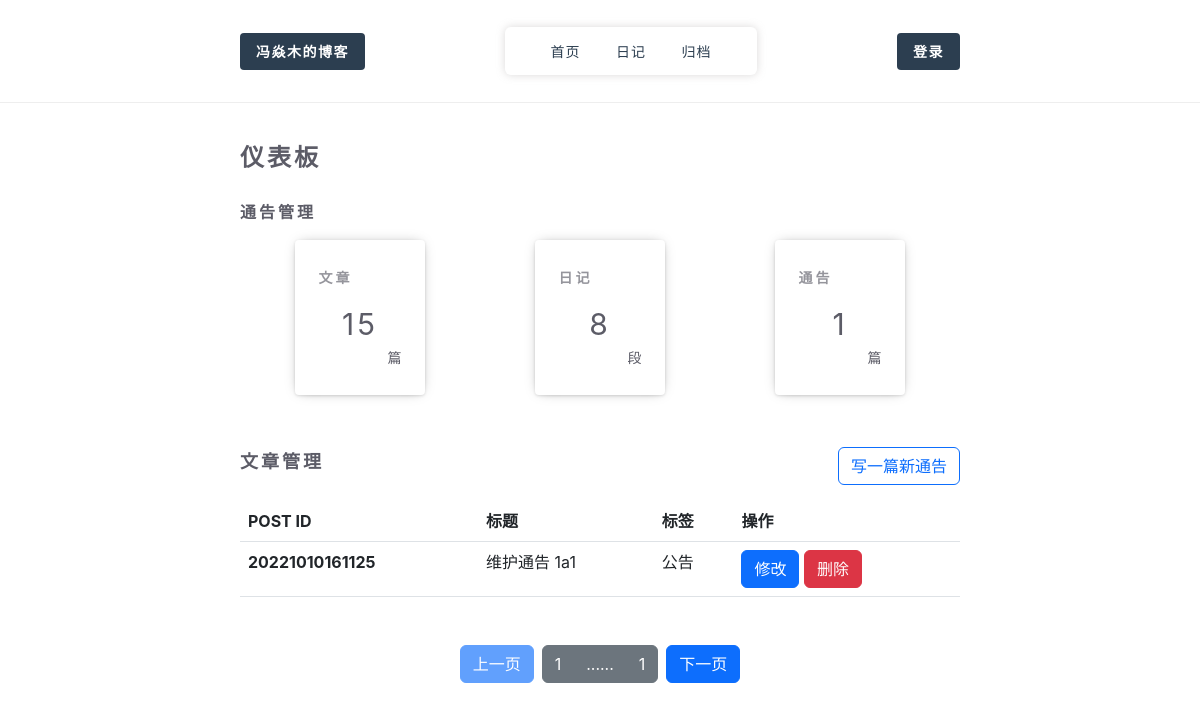
Screenshot of /admin/notice/page/1 with the database file from the repository.
### tables this page shows
CREATE TABLE POST(pid         CHAR(50)  PRIMARY KEY       NOT NULL,title       CHAR(100)                   NOT NULL,content     TEXT                        NOT NULL,tags        TEXT                        NOT NULL,author      CHAR(100)                   NOT NULL,create_date CHAR(50)                    NOT NULL,views       INT                         NOT NULL,visible     INT                         NOT NULL,is_top      INT                         NOT NULL);

### core/views/admin.py (the view)
@bp.route("/")
@bp.route("/<string:view>/page/<int:page>", methods=['POST','GET'])
def article(view="aritcle",page=1):
    page -= 1
    if view == "daily":
        condition = "tags == '日记'"
    elif view == "notice":
        condition = "tags == '公告'"
    else:
        condition = "tags != '日记' and tags != '公告'"
    post = select_table(
        modle=PostModle(),
        condition=condition,
        order_by='pid desc,create_date desc',
        limit=10,
        offset=page*10
    )
    post_count = select_table(
        col=['count(*)'],
        modle=PostModle(),
        condition="tags != '日记' and tags != '公告'",
        limit=1
    )['count(*)']
    print(post_count)
    daily_count = select_table(
        col=['count(*)'],
        modle=PostModle(),
        condition="tags == '日记'",
        limit=1
    )['count(*)']
    notice_count = select_table(
        col=['count(*)'],
        modle=PostModle(),
        condition="tags == '公告'",
        limit=1
    )['count(*)']
    print(post)
    return render_template(
        "admin_article.html",
        post=post,
        post_count=post_count,
        daily_count=daily_count,
        notice_count=notice_count
    )

### core/lib/Config/__init__.py (called while the page is built)
def get_config(config_file=None):
    if config_file is None:
        config_file="config.json"
    with open(config_file, "r", encoding="utf-8") as f:
        config_data = json.load(f)
    return config_data

### core/lib/Db/Db.py (called while the page is built)
def get_db(config_file=None):
    config = get_config(config_file)
    conn = sqlite3.connect(config['db_name'] + ".db")
    return conn

### core/templates/admin_article.html (shortened to what this page needs)
{% extends 'admin.html' %}
{% block table %}
<div class="AdminArticleList">
        <div class="header">
            <div class="title"><h3>文章管理</h3></div>
            <a href="/admin/editor"><button type="button" class="btn btn-outline-primary new_post_button" >写一篇新文章</button></a>
        </div>
        <div class="content">
            <table class="table table-hover ">
              <thead>
                <tr>
                  <th scope="col">POST ID</th>
                  <th scope="col">标题</th>
                  <th scope="col">标签</th>
                  <th scope="col">操作</th>
                </tr>
              </thead>
              <tbody>
              {% for item in post %}
               <tr>
                  <th scope="row">{{ item['pid'] }}</th>
                  <td>{{ item['title'] }}</td>
                  <td>{{ item['tags'] }}</td>
                  <td>
                      <a href="/admin/editor/{{ item['pid'] }}"><button type="button" class="btn btn-primary">修改</button></a>
                      <button type="button" tag="{{ item['pid'] }}" class="btn btn-danger" onclick="delete_post(this)">删除</button>
                  </td>
                </tr>
              {% endfor %}
              </tbody>
            </table>
            <div class="btn-toolbar" role="toolbar" aria-label="Toolbar with button groups">
              <div class="btn-group me-2" role="group" aria-label="First group">
                <button type="button" class="btn btn-primary disabled" id="previous" onclick="pervious()"> 上一页 </button>
              </div>
              <div id="page_list" class="btn-group me-2" role="group" aria-label="Second group">
                <button type="button" class="btn btn-secondary " id="crrent_page">1</button>
                <button type="button" class="btn btn-secondary" id="anthor_page">......</button>
                <a class="btn btn-secondary" href="" id="last_page">1</a>
              </div>
              <div class="btn-group" role="group" aria-label="Third group">
                <button type="button" class="btn btn-primary" id="next" onclick="next()"> 下一页 </button>
              </div>
            </div>
        </div>
</div>
{% endblock %}

### core/static/js/katex/katex.css (style rules this page uses)
body { counter-reset: katexEqnNo mmlEqnNo; }

### core/static/css/main.css (style rules this page uses)
body { margin: 0; font-family: -apple-system, BlinkMacSystemFont, "Segoe UI", "Roboto", "Oxygen", "Ubuntu", "Cantarell", "Fira Sans", "Droid Sans", "Helvetica Neue", sans-serif; -webkit-font-smoothing: antialiased; -moz-osx-font-smoothing: grayscale; }
.AdminView .header { margin-bottom: 1em; letter-spacing: 3px; font-size: 24px; font-weight: 700; color: #5c5c67; }
.AdminView .header h3 { font-size: 18px; font-weight: bold; }
.AdminView .main a { text-decoration: none; }
.AdminView .main .header { display: flex; font-size: 16px; align-items: center; justify-content: space-between; }
.AdminView .main .AdminArticleList .content .btn-toolbar { margin: 3em 0; justify-content: center; }

### rows the page displays
POST: pid "20221010161125", title "维护通告 1a1", tags "公告"

### other values shown
{{ post_count }} "15"
{{ daily_count }} "8"
{{ notice_count }} "1"
